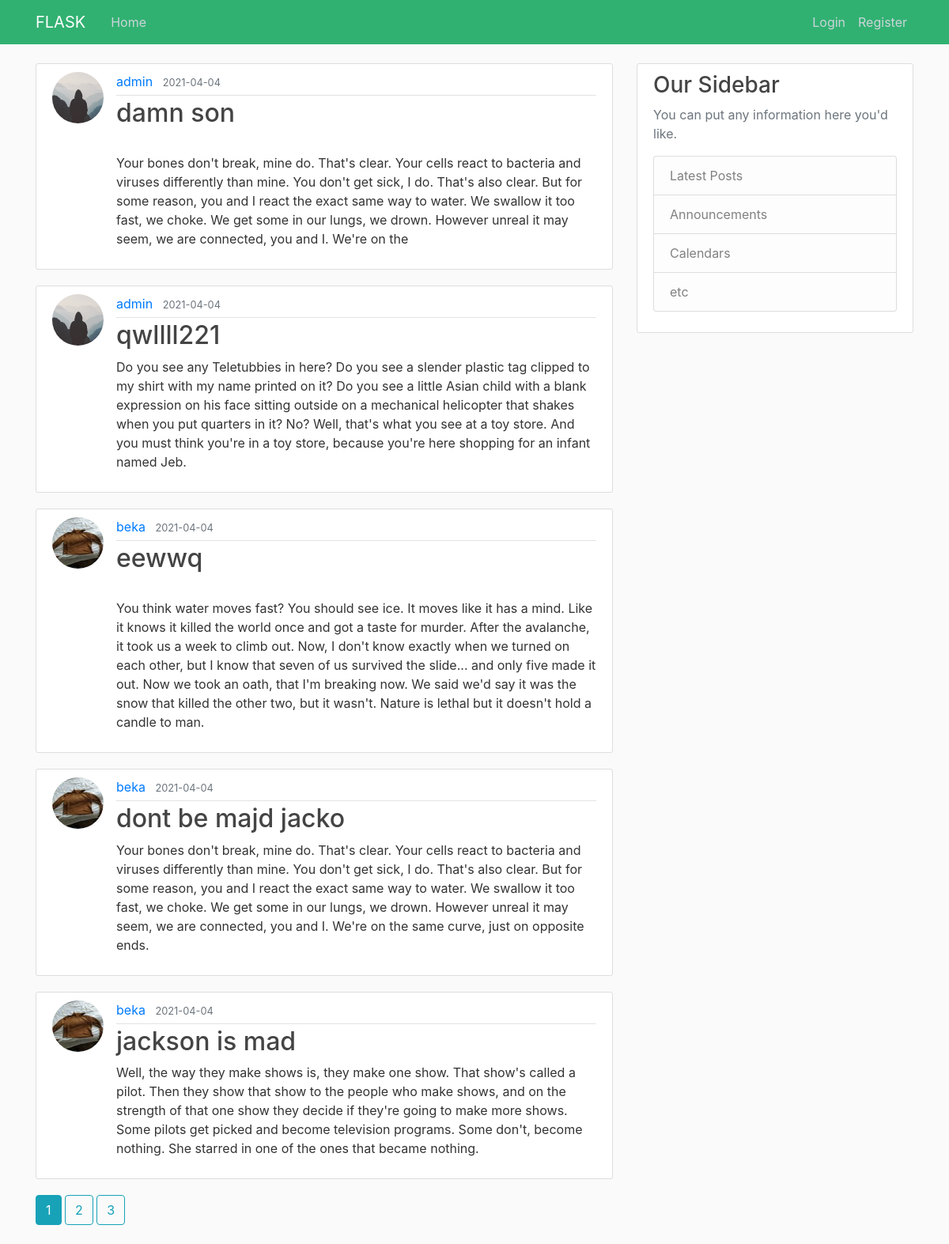
The page /index on the database as committed earlier.
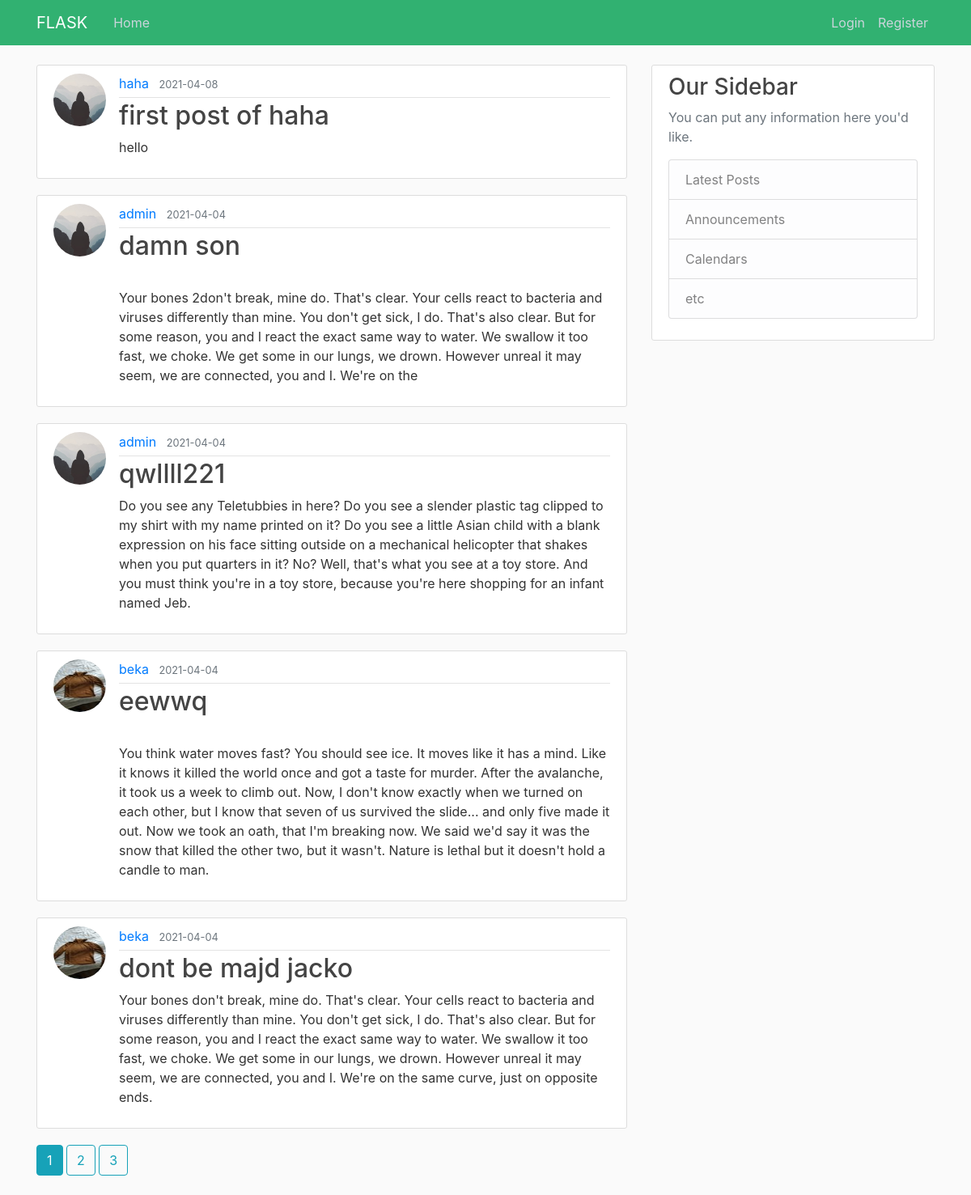
The same page on the database as committed later.
### web_app/models.py (models this page shows, shortened)
class Post(db.Model):
    id = db.Column(db.Integer, primary_key=True)
    title = db.Column(db.String(100), nullable=False)
    date_posted = db.Column(db.DateTime, nullable=False, default=datetime.utcnow)
    content = db.Column(db.Text, nullable=False)
    user_id = db.Column(db.Integer, db.ForeignKey("user.id"), nullable=False)

class User(db.Model, UserMixin):
    id = db.Column(db.Integer, primary_key=True)
    username = db.Column(db.String(20), unique=True, nullable=False)
    email = db.Column(db.String(40), unique=True, nullable=False)
    image_file = db.Column(db.String(20), nullable=False, default='default.jpg')
    password = db.Column(db.String(100), nullable=False)
    posts = db.relationship("Post", backref="author", lazy=True)

### web_app/main/routes.py (the view)
@main.route("/")
@main.route("/index")
def index():
    page = request.args.get("page", 1, type=int) # get the first page when index loads
    posts = Post.query.order_by(Post.date_posted.desc()).paginate(page=page, per_page=5) # DB QUERY, object creation and setting up pages, and ordering by latest post
    return render_template('index.html', title="Home page", posts=posts)

### web_app/templates/index.html (shortened to what this page needs)
{% extends "base.html" %}
{% block content %}
    {% for post in posts.items %}
        <article class="media content-section">
          <img class="rounded-circle article-img" src="{{ url_for('static', filename='profile_pics/' + post.author.image_file) }}">
          <div class="media-body">
            <div class="article-metadata">
              <a class="mr-2" href="{{url_for("users.user_posts", username=post.author.username)}}">{{ post.author.username }}</a>
              <small class="text-muted">{{ post.date_posted.strftime('%Y-%m-%d') }}</small>
            </div>
            <h2> <a class="article-title" href="{{ url_for('posts.post', post_id=post.id) }}"> {{ post.title }} </a></h2>
            <p class="article-content">{{ post.content }}</p>
          </div>
</article>
{% endfor %}
{% for page_num in posts.iter_pages(left_edge=1, right_edge=1, left_current=1, right_current=2)  %}
  {% if page_num %}
    {% if posts.page == page_num%}
        <a class="btn btn-info media-body mb-4" href="{{ url_for("main.index", page=page_num) }}"> {{ page_num}} </a>
    {% else %}
        <a class="btn btn-outline-info mb-4" href="{{ url_for("main.index", page=page_num) }}"> {{ page_num}} </a>
    {% endif %}
  {% else %}
    ...
  {% endif %}
{% endfor %}
{% endblock %}

Rows that differ between the two databases and show on the page:
no longer on this page (row unchanged): Post: image_file (picture), author.username "beka", date_posted "2021-04-04", title "jackson is mad", content "Well, the way they make shows is, they make one show. That show's called a pilot. Then they show that show to the people who make shows, and on the strength of that one show they decide if they're going to make more shows. Some pilots get picked and become television programs. Some don't, become nothing. She starred in one of the ones that became nothing."
added Post: image_file (placeholder picture), author.username "haha", date_posted "2021-04-08", title "first post of haha", content "hello"
changed Post "damn son": content "Your bones don't break, mine do. That's…" → "Your bones 2don't break, mine do. That's…"
